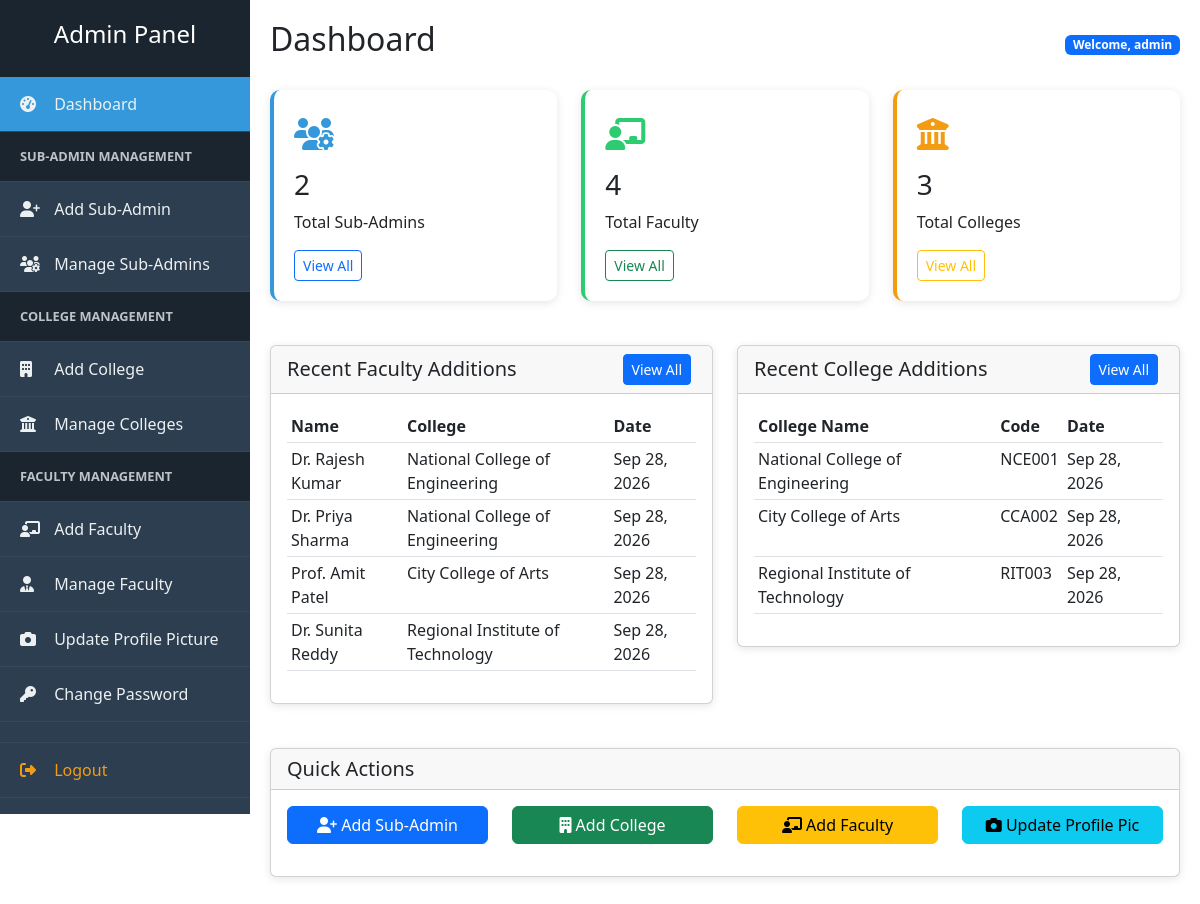
Page /admin/dashboard.php (signed in) on the committed database.
### tables this page shows
CREATE TABLE IF NOT EXISTS faculty (
    id INT AUTO_INCREMENT PRIMARY KEY,
    name VARCHAR(100) NOT NULL,
    username VARCHAR(50) UNIQUE,
    password VARCHAR(255),
    college_id INT,
    gender ENUM('Male', 'Female', 'Other') NOT NULL,
    designation VARCHAR(100) NOT NULL,
    qualifications TEXT,
    phone VARCHAR(20),
    email VARCHAR(100),
    joining_date DATE,
    address TEXT,
    profile_image VARCHAR(255),
    created_at TIMESTAMP DEFAULT CURRENT_TIMESTAMP,
    INDEX idx_faculty_college (college_id),
    INDEX idx_faculty_name (name),
    FOREIGN KEY (college_id) REFERENCES colleges(id) ON DELETE SET NULL
);

CREATE TABLE IF NOT EXISTS colleges (
    id INT AUTO_INCREMENT PRIMARY KEY,
    college_name VARCHAR(200) NOT NULL,
    college_code VARCHAR(20) NOT NULL UNIQUE,
    address TEXT,
    phone VARCHAR(20),
    email VARCHAR(100),
    created_at TIMESTAMP DEFAULT CURRENT_TIMESTAMP
);

### admin/dashboard.php (the view, shortened to what this page needs)
<?php
$total_subadmins = mysqli_query($con, "SELECT COUNT(*) as count FROM subadmins");
$subadmin_count = mysqli_fetch_assoc($total_subadmins)['count'];
$total_faculty = mysqli_query($con, "SELECT COUNT(*) as count FROM faculty");
$faculty_count = mysqli_fetch_assoc($total_faculty)['count'];
$total_colleges = mysqli_query($con, "SELECT COUNT(*) as count FROM colleges");
$college_count = mysqli_fetch_assoc($total_colleges)['count'];
$recent_faculty = mysqli_query($con, "
    SELECT f.*, c.college_name
    FROM faculty f
    LEFT JOIN colleges c ON f.college_id = c.id
    ORDER BY f.created_at DESC
    LIMIT 5
");
$recent_colleges = mysqli_query($con, "
    SELECT * FROM colleges
    ORDER BY created_at DESC
    LIMIT 5
");
?>
<!DOCTYPE html>
<html lang="en">
<head>
    <link rel="stylesheet" href="../assets/css/style.css">
    <link rel="stylesheet" href="https://cdnjs.cloudflare.com/ajax/libs/font-awesome/6.4.0/css/all.min.css">
    <link href="https://cdn.jsdelivr.net/npm/bootstrap@5.3.0/dist/css/bootstrap.min.css" rel="stylesheet">
</head>
<body>
    <div class="admin-wrapper">
        <?php include '../includes/sidebar.php'; ?>
        <div class="admin-content">
            <div class="d-flex justify-content-between align-items-center mb-4">
                <h2>Dashboard</h2>
                <div>
                    <span class="badge bg-primary">Welcome, <?php echo htmlspecialchars($_SESSION['admin_username']); ?></span>
                </div>
            </div>
            <div class="row">
                <div class="col-md-4">
                    <div class="stat-card primary">
                        <div class="icon">
                            <i class="fas fa-users-cog"></i>
                        </div>
                        <h3><?php echo $subadmin_count; ?></h3>
                        <p>Total Sub-Admins</p>
                        <a href="manage-subadmins.php" class="btn btn-sm btn-outline-primary">View All</a>
                    </div>
                </div>
                <div class="col-md-4">
                    <div class="stat-card success">
                        <div class="icon">
                            <i class="fas fa-chalkboard-teacher"></i>
                        </div>
                        <h3><?php echo $faculty_count; ?></h3>
                        <p>Total Faculty</p>
                        <a href="manage-faculty.php" class="btn btn-sm btn-outline-success">View All</a>
                    </div>
                </div>
                <div class="col-md-4">
                    <div class="stat-card warning">
                        <div class="icon">
                            <i class="fas fa-university"></i>
                        </div>
                        <h3><?php echo $college_count; ?></h3>
                        <p>Total Colleges</p>
                        <a href="manage-colleges.php" class="btn btn-sm btn-outline-warning">View All</a>
                    </div>
                </div>
            </div>
            <div class="row mt-4">
                <div class="col-md-6">
                    <div class="card">
                        <div class="card-header d-flex justify-content-between align-items-center">
                            <h5 class="mb-0">Recent Faculty Additions</h5>
                            <a href="manage-faculty.php" class="btn btn-sm btn-primary">View All</a>
                        </div>
                        <div class="card-body">
                            <?php if(mysqli_num_rows($recent_faculty) > 0): ?>
                                <div class="table-responsive">
                                    <table class="table table-sm">
                                        <thead>
                                            <tr>
                                                <th>Name</th>
                                                <th>College</th>
                                                <th>Date</th>
                                            </tr>
                                        </thead>
                                        <tbody>
                                            <?php while($faculty = mysqli_fetch_assoc($recent_faculty)): ?>
                                                <tr>
                                                    <td><?php echo htmlspecialchars($faculty['name']); ?></td>
                                                    <td><?php echo htmlspecialchars($faculty['college_name'] ?? 'N/A'); ?></td>
                                                    <td><?php echo date('M d, Y', strtotime($faculty['created_at'])); ?></td>
                                                </tr>
                                            <?php endwhile; ?>
                                        </tbody>
                                    </table>
                                </div>
                            <?php else: ?>
                                <p class="text-muted">No recent faculty additions.</p>
                            <?php endif; ?>
                        </div>
                    </div>
                </div>
                <div class="col-md-6">
                    <div class="card">
                        <div class="card-header d-flex justify-content-between align-items-center">
                            <h5 class="mb-0">Recent College Additions</h5>
                            <a href="manage-colleges.php" class="btn btn-sm btn-primary">View All</a>
                        </div>
                        <div class="card-body">
                            <?php if(mysqli_num_rows($recent_colleges) > 0): ?>
                                <div class="table-responsive">
                                    <table class="table table-sm">
                                        <thead>
                                            <tr>
                                                <th>College Name</th>
                                                <th>Code</th>
                                                <th>Date</th>
                                            </tr>
                                        </thead>
                                        <tbody>
                                            <?php while($college = mysqli_fetch_assoc($recent_colleges)): ?>
                                                <tr>
                                                    <td><?php echo htmlspecialchars($college['college_name']); ?></td>
                                                    <td><?php echo htmlspecialchars($college['college_code']); ?></td>
                                                    <td><?php echo date('M d, Y', strtotime($college['created_at'])); ?></td>
                                                </tr>
                                            <?php endwhile; ?>
                                        </tbody>
                                    </table>
                                </div>
                            <?php else: ?>
                                <p class="text-muted">No recent college additions.</p>
                            <?php endif; ?>
                        </div>
                    </div>
                </div>
            </div>
            <div class="row mt-4">
                <div class="col-md-12">
                    <div class="card">
                        <div class="card-header">
                            <h5 class="mb-0">Quick Actions</h5>
                        </div>
                        <div class="card-body">
                            <div class="row">
                                <div class="col-md-3 mb-3">
                                    <a href="add-subadmin.php" class="btn btn-primary w-100">
                                        <i class="fas fa-user-plus"></i> Add Sub-Admin
                                    </a>
                                </div>
                                <div class="col-md-3 mb-3">
                                    <a href="add-college.php" class="btn btn-success w-100">
                                        <i class="fas fa-building"></i> Add College
                                    </a>
                                </div>
                                <div class="col-md-3 mb-3">
                                    <a href="add-faculty.php" class="btn btn-warning w-100">
                                        <i class="fas fa-chalkboard-teacher"></i> Add Faculty
                                    </a>
                                </div>
                                <div class="col-md-3 mb-3">
                                    <a href="update-profile-pic.php" class="btn btn-info w-100">
                                        <i class="fas fa-camera"></i> Update Profile Pic
                                    </a>
                                </div>
                            </div>
                        </div>
                    </div>
                </div>
            </div>
        </div>
    </div>
</body>
</html>

### assets/css/style.css (style rules this page uses)
* { margin: 0; padding: 0; box-sizing: border-box; }
body { font-family: 'Segoe UI', Tahoma, Geneva, Verdana, sans-serif; background-color: #f8f9fa; color: #333; }
.card { margin-bottom: 20px; box-shadow: 0 2px 8px rgba(0,0,0,0.1); transition: transform 0.3s ease; }
.admin-wrapper { display: flex; min-height: 100vh; }
.admin-content { margin-left: 250px; padding: 20px; flex: 1; }
.stat-card { background: white; border-radius: 10px; padding: 20px; box-shadow: 0 2px 10px rgba(0,0,0,0.1); margin-bottom: 20px; }
.stat-card .icon { font-size: 2rem; margin-bottom: 10px; }
.stat-card.primary { border-left: 4px solid #3498db; }
.stat-card.success { border-left: 4px solid #2ecc71; }
.stat-card.warning { border-left: 4px solid #f39c12; }
.stat-card.primary .icon { color: #3498db; }
.stat-card.success .icon { color: #2ecc71; }
.stat-card.warning .icon { color: #f39c12; }
.table thead { background: #3498db; color: white; }
.btn { margin-right: 5px; }

### rows in the picture
faculty: name "Dr. Rajesh Kumar", college.college_name "National College of Engineering", created_at "Sep 28, 2026"
faculty: name "Dr. Priya Sharma", college.college_name "National College of Engineering", created_at "Sep 28, 2026"
faculty: name "Prof. Amit Patel", college.college_name "City College of Arts", created_at "Sep 28, 2026"
faculty: name "Dr. Sunita Reddy", college.college_name "Regional Institute of Technology", created_at "Sep 28, 2026"
colleges: college_name "National College of Engineering", college_code "NCE001", created_at "Sep 28, 2026"
colleges: college_name "City College of Arts", college_code "CCA002", created_at "Sep 28, 2026"
colleges: college_name "Regional Institute of Technology", college_code "RIT003", created_at "Sep 28, 2026"

### other values in the picture
$_SESSION['admin_username'] "admin"
$subadmin_count "2"
$faculty_count "4"
$college_count "3"
